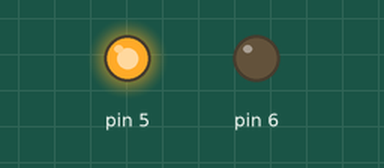
Recording of a sketch running on a simulated Arduino Uno, built with avr-gcc and run on an emulated ATmega328P. Parts: output pins drawn as LEDs (lit = HIGH).

Above: at 0.1 s.
Timing chart, 0 to 1.6 s (numbered marks = the images above):
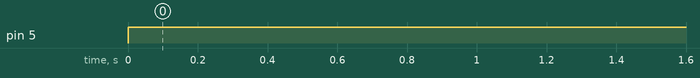

The sketch:

Activity4_MOTOR_CONTROL_a_.ino
```cpp
// PROGRAM IS WRITTEN BY AVINASH.
// PROGRAM WRITTEN FOR CONTINOUS RUNNING FOR MOTOR.
void setup() {
  // put your setup code here, to run once:
  // we are seatting pin no 5 to (+ve) and pin 6 to (-ve).
pinMode(5,OUTPUT);
pinMode(6,OUTPUT);
}

void loop() {
  // put your main code here, to run repeatedly:
  // motor run in one direction only.
  //if we want to reverse the direction than change HIGH to LOW and LOW TO HIGH.
digitalWrite(5,HIGH);
digitalWrite(6,LOW);
}
```

Measured:
- by itself, pin 5: LOW → HIGH at 0.00 s
